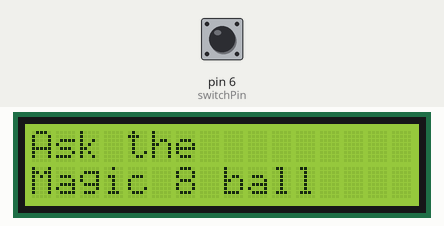
Simulated run of this sketch. Board: Arduino Uno, built with avr-gcc and run on an emulated ATmega328P. On the bench: 16×2 character LCD. The test bench sets the inputs (shaded band); at power-on: pin 6 (switchPin) LOW. Random numbers use the default seed unless the sketch sets one.

Above: at 1.2 s.
1.3 s: pin 6 (switchPin) pulled HIGH for 0.15 s
At 2.0 s:
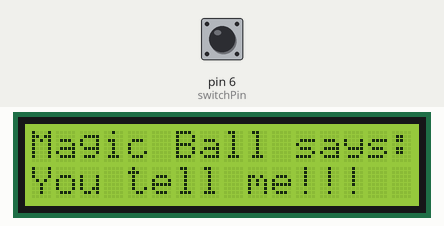
2.9 s: pin 6 (switchPin) pulled HIGH for 1 s
At 4.4 s:
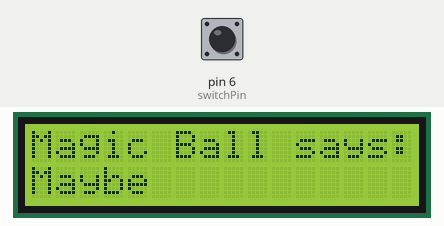
5.4 s: pin 6 (switchPin) pulsed HIGH 5 times (0.12 s each, 0.3 s apart)
At 7.0 s:
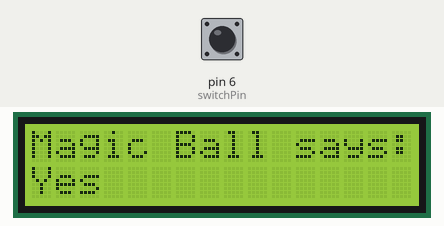
8.4 s: pin 6 (switchPin) pulled HIGH for 0.15 s
At 9.7 s:
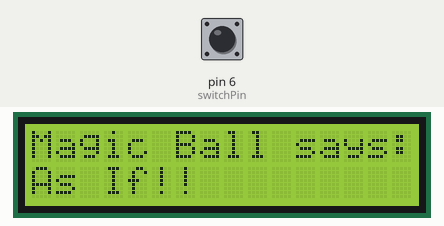
10.0 s: pin 6 (switchPin) pulled HIGH for 3.2 s
At 13.9 s:
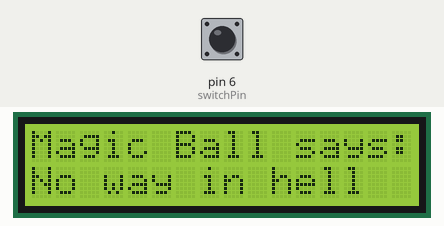
14.7 s: pin 6 (switchPin) pulled HIGH for 0.15 s
At 15.7 s:
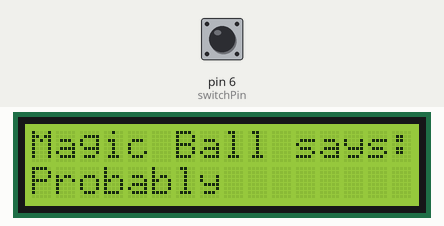
Timing chart, 0 to 17.3 s (numbered marks = the images above; inputs shaded):
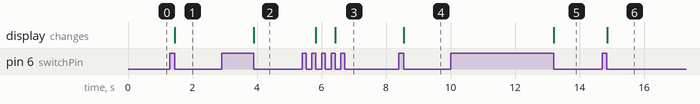

Measured:
- after the input at 1.3 s, the display: changes after 0.16 s (image 1)
- after the input at 2.9 s, the display: changes after 1.0 s (image 2)
- after the input at 5.4 s, the display: first changes after 0.43 s (image 3 shows a later state)
- after the input at 8.4 s, the display: changes after 0.16 s (image 4)
- after the input at 10.0 s, the display: changes after 3.2 s (image 5)
- after the input at 14.7 s, the display: changes after 0.16 s (image 6)

The sketch:

magic_ball_8.ino
```cpp
/* This program plays Magic Ball8
 *  It takes in an input through a button at pin switchPin- 6
 *  and displays a message at the lcd screen by randomly
 *  generating one of the 8 possible messages.
 *
 */
#include<LiquidCrystal.h>

LiquidCrystal lcd(12, 11, 5, 4, 3, 2);
const int switchPin = 6;
int prevSwitchState = 0;
int switchState = 0;

void setup() {
  // put your setup code here, to run once:
  pinMode(switchPin, INPUT);

  lcd.begin(16, 2);
  lcd.print("Ask the");
  lcd.setCursor(0, 1);
  lcd.print("Magic 8 ball");
}

void loop() {
  // put your main code here, to run repeatedly:
  switchState = digitalRead(switchPin);

  if (switchState != prevSwitchState){
    if (switchState == LOW){
      lcd.clear();
      lcd.setCursor(0, 0);
      lcd.print("Magic Ball says:");
      lcd.setCursor(0, 1);
      int reply = random(8);
      switch(reply){
        case 0:
          lcd.print("Yes");
          break;
        case 1:
          lcd.print("Maybe");
          break;
        case 2:
          lcd.print("Certainly");
          break;
        case 3:
          lcd.print("No way in hell");
          break;
        case 4:
          lcd.print("Even I dont know");
          break;
        case 5:
          lcd.print("Probably");
          break;
        case 6:
          lcd.print("As If!!");
          break;
        case 7:
          lcd.print("You tell me!!!");
          break;
      }
    }
  }
  prevSwitchState = switchState;
}
```
